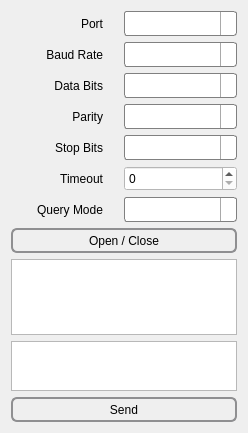
      <widget class="QWidget" name="page_6">
       <property name="geometry">
        <rect>
         <x>0</x>
         <y>0</y>
         <width>248</width>
         <height>433</height>
        </rect>
       </property>
       <attribute name="label">
        <string>Advanced Settings</string>
       </attribute>
       <layout class="QVBoxLayout" name="verticalLayout_6">
        <item>
         <layout class="QGridLayout" name="gridLayout_3">
          <item row="4" column="0">
           <widget class="QLabel" name="label_22">
            <property name="minimumSize">
             <size>
              <width>0</width>
              <height>25</height>
             </size>
            </property>
            <property name="maximumSize">
             <size>
              <width>16777215</width>
              <height>25</height>
             </size>
            </property>
            <property name="text">
             <string>Stop Bits</string>
            </property>
            <property name="alignment">
             <set>Qt::AlignRight|Qt::AlignTrailing|Qt::AlignVCenter</set>
            </property>
            <property name="indent">
             <number>15</number>
            </property>
           </widget>
          </item>
          <item row="5" column="0">
           <widget class="QLabel" name="label_20">
            <property name="minimumSize">
             <size>
              <width>0</width>
              <height>25</height>
             </size>
            </property>
            <property name="maximumSize">
             <size>
              <width>16777215</width>
              <height>25</height>
             </size>
            </property>
            <property name="text">
             <string>Timeout</string>
            </property>
            <property name="alignment">
             <set>Qt::AlignRight|Qt::AlignTrailing|Qt::AlignVCenter</set>
            </property>
            <property name="indent">
             <number>15</number>
            </property>
           </widget>
          </item>
          <item row="0" column="0">
           <widget class="QLabel" name="label_18">
            <property name="minimumSize">
             <size>
              <width>0</width>
              <height>25</height>
             </size>
            </property>
            <property name="maximumSize">
             <size>
              <width>16777215</width>
              <height>25</height>
             </size>
            </property>
            <property name="text">
             <string>Port</string>
            </property>
            <property name="alignment">
             <set>Qt::AlignRight|Qt::AlignTrailing|Qt::AlignVCenter</set>
            </property>
            <property name="indent">
             <number>15</number>
            </property>
           </widget>
          </item>
          <item row="6" column="1">
           <widget class="QComboBox" name="queryModeBox">
            <property name="minimumSize">
             <size>
              <width>113</width>
              <height>25</height>
             </size>
            </property>
            <property name="maximumSize">
             <size>
              <width>16777215</width>
              <height>25</height>
             </size>
            </property>
            <property name="styleSheet">
             <string notr="true"> QComboBox {
	color: rgb(0, 0, 0);
     border: 1px solid gray;
     border-radius: 3px;
     padding: 1px 18px 1px 3px;
     min-width: 6em;
 }

 QComboBox:editable {
     background: white;
 }

 QComboBox:!editable, QComboBox::drop-down:editable {
      background: qlineargradient(x1: 0, y1: 0, x2: 0, y2: 1,
                                  stop: 0 #E1E1E1, stop: 0.4 #DDDDDD,
                                  stop: 0.5 #D8D8D8, stop: 1.0 #D3D3D3);
 }

 /* QComboBox gets the &quot;on&quot; state when the popup is open */
 QComboBox:!editable:on, QComboBox::drop-down:editable:on {
     background: qlineargradient(x1: 0, y1: 0, x2: 0, y2: 1,
                                 stop: 0 #D3D3D3, stop: 0.4 #D8D8D8,
                                 stop: 0.5 #DDDDDD, stop: 1.0 #E1E1E1);
 }

 QComboBox:on { /* shift the text when the popup opens */
     padding-top: 3px;
     padding-left: 4px;
 }

 QComboBox::drop-down {
     subcontrol-origin: padding;
     subcontrol-position: top right;
     width: 15px;

     border-left-width: 1px;
     border-left-color: darkgray;
     border-left-style: solid; /* just a single line */
     border-top-right-radius: 3px; /* same radius as the QComboBox */
     border-bottom-right-radius: 3px;
 }

 QComboBox::down-arrow {
     image: url(/usr/share/icons/crystalsvg/16x16/actions/1downarrow.png);
 }

 QComboBox::down-arrow:on { /* shift the arrow when popup is open */
     top: 1px;
     left: 1px;
 }</string>
            </property>
           </widget>
          </item>
          <item row="2" column="1">
           <widget class="QComboBox" name="dataBitsBox">
            <property name="minimumSize">
             <size>
              <width>113</width>
              <height>25</height>
             </size>
            </property>
            <property name="maximumSize">
             <size>
              <width>16777215</width>
              <height>25</height>
             </size>
            </property>
            <property name="styleSheet">
             <string notr="true"> QComboBox {
	color: rgb(0, 0, 0);
     border: 1px solid gray;
     border-radius: 3px;
     padding: 1px 18px 1px 3px;
     min-width: 6em;
 }

 QComboBox:editable {
     background: white;
 }

 QComboBox:!editable, QComboBox::drop-down:editable {
      background: qlineargradient(x1: 0, y1: 0, x2: 0, y2: 1,
                                  stop: 0 #E1E1E1, stop: 0.4 #DDDDDD,
                                  stop: 0.5 #D8D8D8, stop: 1.0 #D3D3D3);
 }

 /* QComboBox gets the &quot;on&quot; state when the popup is open */
 QComboBox:!editable:on, QComboBox::drop-down:editable:on {
     background: qlineargradient(x1: 0, y1: 0, x2: 0, y2: 1,
                                 stop: 0 #D3D3D3, stop: 0.4 #D8D8D8,
                                 stop: 0.5 #DDDDDD, stop: 1.0 #E1E1E1);
 }

 QComboBox:on { /* shift the text when the popup opens */
     padding-top: 3px;
     padding-left: 4px;
 }

 QComboBox::drop-down {
     subcontrol-origin: padding;
     subcontrol-position: top right;
     width: 15px;

     border-left-width: 1px;
     border-left-color: darkgray;
     border-left-style: solid; /* just a single line */
     border-top-right-radius: 3px; /* same radius as the QComboBox */
     border-bottom-right-radius: 3px;
 }

 QComboBox::down-arrow {
     image: url(/usr/share/icons/crystalsvg/16x16/actions/1downarrow.png);
 }

 QComboBox::down-arrow:on { /* shift the arrow when popup is open */
     top: 1px;
     left: 1px;
 }</string>
            </property>
           </widget>
          </item>
          <item row="6" column="0">
           <widget class="QLabel" name="label">
            <property name="text">
             <string>Query Mode</string>
            </property>
            <property name="alignment">
             <set>Qt::AlignRight|Qt::AlignTrailing|Qt::AlignVCenter</set>
            </property>
            <property name="indent">
             <number>15</number>
            </property>
           </widget>
          </item>
          <item row="1" column="0">
           <widget class="QLabel" name="label_19">
            <property name="minimumSize">
             <size>
              <width>0</width>
              <height>25</height>
             </size>
            </property>
            <property name="maximumSize">
             <size>
              <width>16777215</width>
              <height>25</height>
             </size>
            </property>
            <property name="text">
             <string>Baud Rate</string>
            </property>
            <property name="alignment">
             <set>Qt::AlignRight|Qt::AlignTrailing|Qt::AlignVCenter</set>
            </property>
            <property name="indent">
             <number>15</number>
            </property>
           </widget>
          </item>
          <item row="4" column="1">
           <widget class="QComboBox" name="stopBitsBox">
            <property name="minimumSize">
             <size>
              <width>113</width>
              <height>25</height>
             </size>
            </property>
            <property name="maximumSize">
             <size>
              <width>16777215</width>
              <height>25</height>
             </size>
            </property>
            <property name="styleSheet">
             <string notr="true"> QComboBox {
	color: rgb(0, 0, 0);
     border: 1px solid gray;
     border-radius: 3px;
     padding: 1px 18px 1px 3px;
     min-width: 6em;
 }

 QComboBox:editable {
     background: white;
 }

 QComboBox:!editable, QComboBox::drop-down:editable {
      background: qlineargradient(x1: 0, y1: 0, x2: 0, y2: 1,
                                  stop: 0 #E1E1E1, stop: 0.4 #DDDDDD,
                                  stop: 0.5 #D8D8D8, stop: 1.0 #D3D3D3);
 }

 /* QComboBox gets the &quot;on&quot; state when the popup is open */
 QComboBox:!editable:on, QComboBox::drop-down:editable:on {
     background: qlineargradient(x1: 0, y1: 0, x2: 0, y2: 1,
                                 stop: 0 #D3D3D3, stop: 0.4 #D8D8D8,
                                 stop: 0.5 #DDDDDD, stop: 1.0 #E1E1E1);
 }

 QComboBox:on { /* shift the text when the popup opens */
     padding-top: 3px;
     padding-left: 4px;
 }

 QComboBox::drop-down {
     subcontrol-origin: padding;
     subcontrol-position: top right;
     width: 15px;

     border-left-width: 1px;
     border-left-color: darkgray;
     border-left-style: solid; /* just a single line */
     border-top-right-radius: 3px; /* same radius as the QComboBox */
     border-bottom-right-radius: 3px;
 }

 QComboBox::down-arrow {
     image: url(/usr/share/icons/crystalsvg/16x16/actions/1downarrow.png);
 }

 QComboBox::down-arrow:on { /* shift the arrow when popup is open */
     top: 1px;
     left: 1px;
 }</string>
            </property>
           </widget>
          </item>
          <item row="5" column="1">
           <widget class="QSpinBox" name="timeoutBox">
            <property name="minimumSize">
             <size>
              <width>0</width>
              <height>25</height>
             </size>
            </property>
            <property name="styleSheet">
             <string notr="true">background-color: rgb(255, 255, 255);
color: rgb(0, 0, 0);</string>
            </property>
           </widget>
          </item>
          <item row="2" column="0">
           <widget class="QLabel" name="label_21">
            <property name="minimumSize">
             <size>
              <width>0</width>
              <height>25</height>
             </size>
            </property>
            <property name="maximumSize">
             <size>
              <width>16777215</width>
              <height>25</height>
             </size>
            </property>
            <property name="text">
             <string>Data Bits</string>
            </property>
            <property name="alignment">
             <set>Qt::AlignRight|Qt::AlignTrailing|Qt::AlignVCenter</set>
            </property>
            <property name="indent">
             <number>15</number>
            </property>
           </widget>
          </item>
          <item row="1" column="1">
           <widget class="QComboBox" name="baudRateBox">
            <property name="minimumSize">
             <size>
              <width>113</width>
              <height>25</height>
             </size>
            </property>
            <property name="maximumSize">
             <size>
              <width>16777215</width>
              <height>25</height>
             </size>
            </property>
            <property name="styleSheet">
             <string notr="true"> QComboBox {
	color: rgb(0, 0, 0);
     border: 1px solid gray;
     border-radius: 3px;
     padding: 1px 18px 1px 3px;
     min-width: 6em;
 }

 QComboBox:editable {
     background: white;
 }

 QComboBox:!editable, QComboBox::drop-down:editable {
      background: qlineargradient(x1: 0, y1: 0, x2: 0, y2: 1,
                                  stop: 0 #E1E1E1, stop: 0.4 #DDDDDD,
                                  stop: 0.5 #D8D8D8, stop: 1.0 #D3D3D3);
 }

 /* QComboBox gets the &quot;on&quot; state when the popup is open */
 QComboBox:!editable:on, QComboBox::drop-down:editable:on {
     background: qlineargradient(x1: 0, y1: 0, x2: 0, y2: 1,
                                 stop: 0 #D3D3D3, stop: 0.4 #D8D8D8,
                                 stop: 0.5 #DDDDDD, stop: 1.0 #E1E1E1);
 }

 QComboBox:on { /* shift the text when the popup opens */
     padding-top: 3px;
     padding-left: 4px;
 }

 QComboBox::drop-down {
     subcontrol-origin: padding;
     subcontrol-position: top right;
     width: 15px;

     border-left-width: 1px;
     border-left-color: darkgray;
     border-left-style: solid; /* just a single line */
     border-top-right-radius: 3px; /* same radius as the QComboBox */
     border-bottom-right-radius: 3px;
 }

 QComboBox::down-arrow {
     image: url(/usr/share/icons/crystalsvg/16x16/actions/1downarrow.png);
 }

 QComboBox::down-arrow:on { /* shift the arrow when popup is open */
     top: 1px;
     left: 1px;
 }</string>
            </property>
           </widget>
          </item>
          <item row="0" column="1">
           <widget class="QComboBox" name="portBox">
            <property name="minimumSize">
             <size>
              <width>113</width>
              <height>25</height>
             </size>
            </property>
            <property name="maximumSize">
             <size>
              <width>16777215</width>
              <height>25</height>
             </size>
            </property>
            <property name="styleSheet">
             <string notr="true"> QComboBox {
	color: rgb(0, 0, 0);
     border: 1px solid gray;
     border-radius: 3px;
     padding: 1px 18px 1px 3px;
     min-width: 6em;
 }

 QComboBox:editable {
     background: white;
 }

 QComboBox:!editable, QComboBox::drop-down:editable {
      background: qlineargradient(x1: 0, y1: 0, x2: 0, y2: 1,
                                  stop: 0 #E1E1E1, stop: 0.4 #DDDDDD,
                                  stop: 0.5 #D8D8D8, stop: 1.0 #D3D3D3);
 }

 /* QComboBox gets the &quot;on&quot; state when the popup is open */
 QComboBox:!editable:on, QComboBox::drop-down:editable:on {
     background: qlineargradient(x1: 0, y1: 0, x2: 0, y2: 1,
                                 stop: 0 #D3D3D3, stop: 0.4 #D8D8D8,
                                 stop: 0.5 #DDDDDD, stop: 1.0 #E1E1E1);
 }

 QComboBox:on { /* shift the text when the popup opens */
     padding-top: 3px;
     padding-left: 4px;
 }

 QComboBox::drop-down {
     subcontrol-origin: padding;
     subcontrol-position: top right;
     width: 15px;

     border-left-width: 1px;
     border-left-color: darkgray;
     border-left-style: solid; /* just a single line */
     border-top-right-radius: 3px; /* same radius as the QComboBox */
     border-bottom-right-radius: 3px;
 }

 QComboBox::down-arrow {
     image: url(/usr/share/icons/crystalsvg/16x16/actions/1downarrow.png);
 }

 QComboBox::down-arrow:on { /* shift the arrow when popup is open */
     top: 1px;
     left: 1px;
 }</string>
            </property>
           </widget>
          </item>
          <item row="3" column="0">
           <widget class="QLabel" name="label_2">
            <property name="minimumSize">
             <size>
              <width>0</width>
              <height>25</height>
             </size>
            </property>
            <property name="maximumSize">
             <size>
              <width>16777215</width>
              <height>25</height>
             </size>
            </property>
            <property name="layoutDirection">
             <enum>Qt::LeftToRight</enum>
            </property>
            <property name="text">
             <string>Parity</string>
            </property>
            <property name="alignment">
             <set>Qt::AlignRight|Qt::AlignTrailing|Qt::AlignVCenter</set>
            </property>
            <property name="indent">
             <number>15</number>
            </property>
           </widget>
          </item>
          <item row="3" column="1">
           <widget class="QComboBox" name="parityBox">
            <property name="minimumSize">
             <size>
              <width>113</width>
              <height>25</height>
             </size>
            </property>
            <property name="maximumSize">
             <size>
              <width>16777215</width>
              <height>25</height>
             </size>
            </property>
            <property name="styleSheet">
             <string notr="true"> QComboBox {
	color: rgb(0, 0, 0);
     border: 1px solid gray;
     border-radius: 3px;
     padding: 1px 18px 1px 3px;
     min-width: 6em;
 }

 QComboBox:editable {
     background: white;
 }

 QComboBox:!editable, QComboBox::drop-down:editable {
      background: qlineargradient(x1: 0, y1: 0, x2: 0, y2: 1,
                                  stop: 0 #E1E1E1, stop: 0.4 #DDDDDD,
                                  stop: 0.5 #D8D8D8, stop: 1.0 #D3D3D3);
 }

 /* QComboBox gets the &quot;on&quot; state when the popup is open */
 QComboBox:!editable:on, QComboBox::drop-down:editable:on {
     background: qlineargradient(x1: 0, y1: 0, x2: 0, y2: 1,
                                 stop: 0 #D3D3D3, stop: 0.4 #D8D8D8,
                                 stop: 0.5 #DDDDDD, stop: 1.0 #E1E1E1);
 }

 QComboBox:on { /* shift the text when the popup opens */
     padding-top: 3px;
     padding-left: 4px;
 }

 QComboBox::drop-down {
     subcontrol-origin: padding;
     subcontrol-position: top right;
     width: 15px;

     border-left-width: 1px;
     border-left-color: darkgray;
     border-left-style: solid; /* just a single line */
     border-top-right-radius: 3px; /* same radius as the QComboBox */
     border-bottom-right-radius: 3px;
 }

 QComboBox::down-arrow {
     image: url(/usr/share/icons/crystalsvg/16x16/actions/1downarrow.png);
 }

 QComboBox::down-arrow:on { /* shift the arrow when popup is open */
     top: 1px;
     left: 1px;
 }</string>
            </property>
           </widget>
          </item>
         </layout>
        </item>
        <item>
         <widget class="QPushButton" name="openCloseButton">
          <property name="minimumSize">
           <size>
            <width>104</width>
            <height>25</height>
           </size>
          </property>
          <property name="maximumSize">
           <size>
            <width>16777215</width>
            <height>25</height>
           </size>
          </property>
          <property name="styleSheet">
           <string notr="true"> QPushButton {
	color: rgb(0, 0, 0);
     border: 2px solid #8f8f91;
     border-radius: 6px;
     background-color: qlineargradient(x1: 0, y1: 0, x2: 0, y2: 1,
                                       stop: 0 #f6f7fa, stop: 1 #dadbde);
     min-width: 100px;
 }

 QPushButton:pressed {
     background-color: qlineargradient(x1: 0, y1: 0, x2: 0, y2: 1,
                                       stop: 0 #dadbde, stop: 1 #f6f7fa);
 }

 QPushButton:flat {
     border: none; /* no border for a flat push button */
 }

 QPushButton:default {
     border-color: navy; /* make the default button prominent */
 }</string>
          </property>
          <property name="text">
           <string>Open / Close</string>
          </property>
         </widget>
        </item>
        <item>
         <widget class="QPlainTextEdit" name="plainTextEdit">
          <property name="styleSheet">
           <string notr="true">color: rgb(138, 207, 0);</string>
          </property>
         </widget>
        </item>
        <item>
         <widget class="QPlainTextEdit" name="plainTextEdit_2">
          <property name="minimumSize">
           <size>
            <width>0</width>
            <height>50</height>
           </size>
          </property>
          <property name="maximumSize">
           <size>
            <width>16777215</width>
            <height>50</height>
           </size>
          </property>
          <property name="styleSheet">
           <string notr="true">color: rgb(138, 207, 0);</string>
          </property>
         </widget>
        </item>
        <item>
         <widget class="QPushButton" name="sendButton">
          <property name="minimumSize">
           <size>
            <width>104</width>
            <height>25</height>
           </size>
          </property>
          <property name="maximumSize">
           <size>
            <width>16777215</width>
            <height>25</height>
           </size>
          </property>
          <property name="styleSheet">
           <string notr="true"> QPushButton {
	color: rgb(0, 0, 0);
     border: 2px solid #8f8f91;
     border-radius: 6px;
     background-color: qlineargradient(x1: 0, y1: 0, x2: 0, y2: 1,
                                       stop: 0 #f6f7fa, stop: 1 #dadbde);
     min-width: 100px;
 }

 QPushButton:pressed {
     background-color: qlineargradient(x1: 0, y1: 0, x2: 0, y2: 1,
                                       stop: 0 #dadbde, stop: 1 #f6f7fa);
 }

 QPushButton:flat {
     border: none; /* no border for a flat push button */
 }

 QPushButton:default {
     border-color: navy; /* make the default button prominent */
 }</string>
          </property>
          <property name="text">
           <string>Send</string>
          </property>
         </widget>
        </item>
       </layout>
      </widget>
